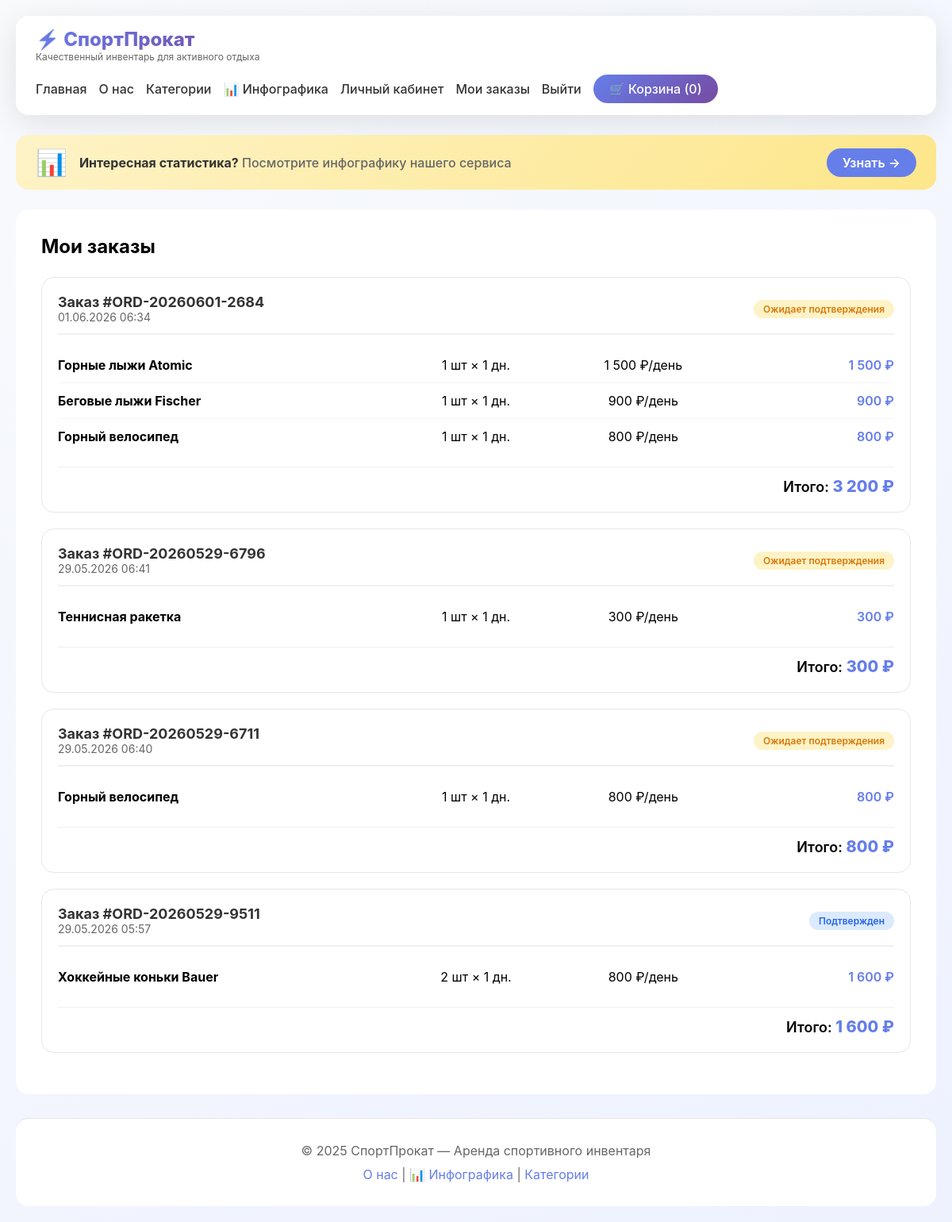
The app's page /orders.php (signed in) with its own data.
### tables this page shows
CREATE TABLE `orders` (
  `id` int(11) NOT NULL,
  `user_id` int(11) DEFAULT NULL,
  `order_number` varchar(50) DEFAULT NULL,
  `total_amount` decimal(10,2) DEFAULT NULL,
  `status` enum('pending','confirmed','active','completed','cancelled') DEFAULT 'pending',
  `payment_status` enum('pending','paid','refunded') DEFAULT 'pending',
  `delivery_address` text DEFAULT NULL,
  `delivery_date` date DEFAULT NULL,
  `return_date` date DEFAULT NULL,
  `note` text DEFAULT NULL,
  `created_at` timestamp NOT NULL DEFAULT current_timestamp()
);

CREATE TABLE `order_items` (
  `id` int(11) NOT NULL,
  `order_id` int(11) DEFAULT NULL,
  `product_id` int(11) DEFAULT NULL,
  `quantity` int(11) DEFAULT NULL,
  `price_per_day` decimal(10,2) DEFAULT NULL,
  `rental_days` int(11) DEFAULT NULL,
  `total_price` decimal(10,2) DEFAULT NULL
);

CREATE TABLE `products` (
  `id` int(11) NOT NULL,
  `name` varchar(200) NOT NULL,
  `category_id` int(11) DEFAULT NULL,
  `price` decimal(10,2) NOT NULL,
  `price_week` decimal(10,2) DEFAULT NULL,
  `price_month` decimal(10,2) DEFAULT NULL,
  `stock` int(11) DEFAULT 0,
  `description` text DEFAULT NULL,
  `image` varchar(255) DEFAULT NULL,
  `specs` text DEFAULT NULL,
  `created_at` timestamp NOT NULL DEFAULT current_timestamp()
);

### config.php (called while the page is built, shortened)
<?php
class Database {
    private static $instance = null;
    private $pdo;
    private function __construct() {
        $host = 'localhost';
        $dbname = 'sport_rental';
        $username = 'root';
        $password = '';
        try {
            $this->pdo = new PDO("mysql:host=$host;dbname=$dbname;charset=utf8mb4", $username, $password);
            $this->pdo->setAttribute(PDO::ATTR_ERRMODE, PDO::ERRMODE_EXCEPTION);
            $this->pdo->setAttribute(PDO::ATTR_DEFAULT_FETCH_MODE, PDO::FETCH_ASSOC);
        } catch(PDOException $e) {
            die("Ошибка подключения к базе данных: " . $e->getMessage());
        }
    }
    public static function getInstance() {
        if (self::$instance === null) {
            self::$instance = new Database();
        }
        return self::$instance;
    }
    public function getConnection() {
        return $this->pdo;
    }
}
function getCartCount() {
    $db = Database::getInstance()->getConnection();
    $stmt = $db->prepare("SELECT SUM(quantity) as total FROM cart WHERE user_id = ?");
    $stmt->execute([$_SESSION['user_id']]);
    $result = $stmt->fetch();
    return $result['total'] ?? 0;
}
?>

### orders.php (the view, shortened to what this page needs)
<?php
require_once 'config.php';
$db = Database::getInstance()->getConnection();
$stmt = $db->prepare("SELECT * FROM orders WHERE user_id = ? ORDER BY created_at DESC");
$stmt->execute([$_SESSION['user_id']]);
$orders = $stmt->fetchAll();
function getOrderItems($order_id) {
    $db = Database::getInstance()->getConnection();
    $stmt = $db->prepare("SELECT oi.*, p.name, p.image FROM order_items oi JOIN products p ON oi.product_id = p.id WHERE oi.order_id = ?");
    $stmt->execute([$order_id]);
    return $stmt->fetchAll();
}
?>
<!DOCTYPE html>
<html lang="ru">
<head>
    <link rel="stylesheet" href="style.css">
</head>
<body>
    <div class="container">
        <nav class="navbar">
            <div class="logo">
                <h1>⚡ СпортПрокат</h1>
                <p>Качественный инвентарь для активного отдыха</p>
            </div>
            <div class="nav-links">
                <a href="index.php">Главная</a>
                <a href="about.php">О нас</a>
                <a href="categories.php">Категории</a>
                <a href="infographics.php">📊 Инфографика</a>
                <a href="profile.php">Личный кабинет</a>
                <a href="orders.php">Мои заказы</a>
                <a href="logout.php">Выйти</a>
                <a href="cart.php" class="cart-icon">🛒 Корзина (<?php echo getCartCount(); ?>)</a>
            </div>
        </nav>
        <div class="infographics-banner">
            <div class="infographics-banner-left">
                <div class="infographics-banner-icon">📊</div>
                <div class="infographics-banner-text">
                    <strong>Интересная статистика?</strong>
                    <span>Посмотрите инфографику нашего сервиса</span>
                </div>
            </div>
            <a href="infographics.php" class="infographics-banner-link">Узнать →</a>
        </div>
        <div style="background: white; border-radius: 16px; padding: 32px;">
            <h2 style="margin-bottom: 24px;"> Мои заказы</h2>
            <?php if (empty($orders)): ?>
                <div class="empty-cart">
                    <p style="font-size: 48px; margin-bottom: 16px;"></p>
                    <p>У вас пока нет заказов</p>
                    <a href="index.php" class="btn-primary" style="margin-top: 16px; display: inline-block;">Перейти к покупкам</a>
                </div>
            <?php else: ?>
                <?php foreach ($orders as $order): ?>
                    <?php $order_items = getOrderItems($order['id']); ?>
                    <div class="order-card">
                        <div class="order-header">
                            <div>
                                <div class="order-number"> Заказ #<?php echo htmlspecialchars($order['order_number']); ?></div>
                                <div class="order-date"> <?php echo date('d.m.Y H:i', strtotime($order['created_at'])); ?></div>
                            </div>
                            <div>
                                <span class="status-<?php echo $order['status']; ?>">
                                    <?php
                                        $statuses = [
                                            'pending' => ' Ожидает подтверждения',
                                            'confirmed' => ' Подтвержден',
                                            'active' => ' Активен',
                                            'completed' => ' Завершен',
                                            'cancelled' => ' Отменен'
                                        ];
                                        echo $statuses[$order['status']];
                                    ?>
                                </span>
                            </div>
                        </div>
                        <div class="order-items">
                            <?php foreach ($order_items as $item): ?>
                                <div class="order-item">
                                    <div class="order-item-name">
                                        <strong><?php echo htmlspecialchars($item['name']); ?></strong>
                                    </div>
                                    <div class="order-item-qty">
                                        <?php echo $item['quantity']; ?> шт × <?php echo $item['rental_days']; ?> дн.
                                    </div>
                                    <div class="order-item-price">
                                        <?php echo number_format($item['price_per_day'], 0, '.', ' '); ?> ₽/день
                                    </div>
                                    <div class="order-item-total">
                                        <?php echo number_format($item['price_per_day'] * $item['quantity'] * $item['rental_days'], 0, '.', ' '); ?> ₽
                                    </div>
                                </div>
                            <?php endforeach; ?>
                        </div>
                        <div style="margin-top: 16px; padding-top: 12px; border-top: 1px solid #f0f0f0; text-align: right;">
                            <span style="font-size: 18px; font-weight: 600;">Итого: </span>
                            <span class="order-total"><?php echo number_format($order['total_amount'], 0, '.', ' '); ?> ₽</span>
                        </div>
                    </div>
                <?php endforeach; ?>
            <?php endif; ?>
        </div>
        <div class="footer">
            <p>© 2025 СпортПрокат — Аренда спортивного инвентаря</p>
            <p style="margin-top: 10px;">
                <a href="about.php" style="color: #667eea; text-decoration: none;">О нас</a> |
                <a href="infographics.php" style="color: #667eea; text-decoration: none;">📊 Инфографика</a> |
                <a href="categories.php" style="color: #667eea; text-decoration: none;">Категории</a>
            </p>
        </div>
    </div>
</body>
</html>

### style.css (style rules this page uses)
:root { --primary: #2563eb; --primary-dark: #1d4ed8; --secondary: #10b981; --dark: #1f2937; --gray: #6b7280; --light: #f3f4f6; --danger: #ef4444; --warning: #f59e0b; --white: #ffffff; --shadow-sm: 0 1px 2px 0 rgba(0, 0, 0, 0.05); --shadow: 0 1px 3px 0 rgba(0, 0, 0, 0.1); --shadow-md: 0 4px 6px -1px rgba(0, 0, 0, 0.1); --shadow-lg: 0 10px 15px -3px rgba(0, 0, 0, 0.1); --radius: 12px; }
* { margin: 0; padding: 0; box-sizing: border-box; }
body { font-family: 'Inter', -apple-system, BlinkMacSystemFont, 'Segoe UI', Roboto, sans-serif; background: linear-gradient(145deg, #f8fafc 0%, #eef2ff 100%); min-height: 100vh; }
.container { max-width: 1280px; margin: 0 auto; padding: 24px; }
.navbar { background: var(--white); border-radius: var(--radius); padding: 16px 28px; margin-bottom: 28px; box-shadow: var(--shadow-lg); display: flex; justify-content: space-between; align-items: center; flex-wrap: wrap; gap: 16px; }
.logo h1 { background: linear-gradient(135deg, var(--primary) 0%, var(--secondary) 100%); -webkit-background-clip: text; background-clip: text; color: transparent; font-size: 24px; font-weight: 800; }
.logo p { color: var(--gray); font-size: 12px; }
.nav-links { display: flex; gap: 20px; align-items: center; flex-wrap: wrap; }
.nav-links a { color: var(--dark); text-decoration: none; font-weight: 500; transition: color 0.2s; }
.cart-icon, .login-btn { background: linear-gradient(135deg, var(--primary), var(--primary-dark)); padding: 8px 20px; border-radius: 40px; color: white !important; }
.footer { text-align: center; padding: 32px; color: var(--gray); margin-top: 32px; border-top: 1px solid rgba(0,0,0,0.05); }

### records on screen
orders: order_number "ORD-20260601-2684", created_at "01.06.2026 06:34", status "Ожидает подтверждения", total_amount "3 200"
order_items: product.name "Горные лыжи Atomic", quantity "1", rental_days "1", price_per_day "1 500", $item['price_per_day'] * $item['quantity'] * $item['rental_days'] "1 500"
order_items: product.name "Беговые лыжи Fischer", quantity "1", rental_days "1", price_per_day "900", $item['price_per_day'] * $item['quantity'] * $item['rental_days'] "900"
order_items: product.name "Горный велосипед", quantity "1", rental_days "1", price_per_day "800", $item['price_per_day'] * $item['quantity'] * $item['rental_days'] "800"
orders: order_number "ORD-20260529-6796", created_at "29.05.2026 06:41", status "Ожидает подтверждения", total_amount "300"
order_items: product.name "Теннисная ракетка", quantity "1", rental_days "1", price_per_day "300", $item['price_per_day'] * $item['quantity'] * $item['rental_days'] "300"
orders: order_number "ORD-20260529-6711", created_at "29.05.2026 06:40", status "Ожидает подтверждения", total_amount "800"
order_items: product.name "Горный велосипед", quantity "1", rental_days "1", price_per_day "800", $item['price_per_day'] * $item['quantity'] * $item['rental_days'] "800"
orders: order_number "ORD-20260529-9511", created_at "29.05.2026 05:57", status "Подтвержден", total_amount "1 600"
order_items: product.name "Хоккейные коньки Bauer", quantity "2", rental_days "1", price_per_day "800", $item['price_per_day'] * $item['quantity'] * $item['rental_days'] "1 600"

### other values on screen
getCartCount() "0"
